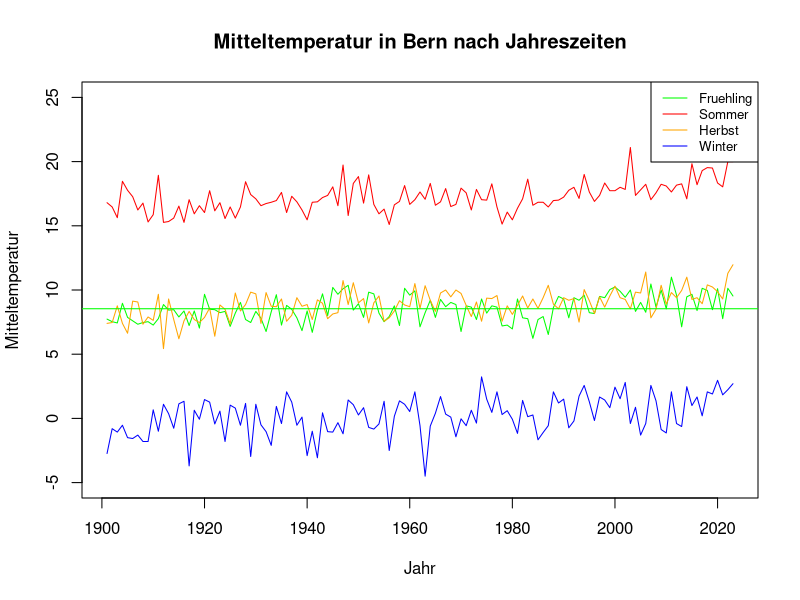

Here is the R script that generated this plot:
## ---- chunk 1
Jahreszeitentabelle <- read.table("Data/meteodaten_saison.csv",
                                  header = TRUE,
                                  sep = ",")

saison_fruehling <- Jahreszeitentabelle[Jahreszeitentabelle[, 2] == "Fruehling(MAM)", ]
saison_sommer <- Jahreszeitentabelle[Jahreszeitentabelle$Saison == "Sommer(JJA)", ]
saison_herbst <- Jahreszeitentabelle[Jahreszeitentabelle$Saison == "Herbst(SON)", ]
saison_winter <- Jahreszeitentabelle[Jahreszeitentabelle$Saison == "Winter(DJF)", ]

plot(saison_fruehling$Jahr,
     saison_fruehling$Bern_Mitteltemperatur,
     type = "line",
     col = "green",
     xlab = "Jahr",
     ylab = "Mitteltemperatur",
     main = "Mitteltemperatur in Bern nach Jahreszeiten",
     ylim = c(-5, 25)
)

lines(saison_sommer$Jahr,
      saison_sommer$Bern_Mitteltemperatur,
      col = "red"
)

lines(saison_herbst$Jahr,
      saison_herbst$Bern_Mitteltemperatur,
      col = "orange"
)

lines(saison_winter$Jahr,
      saison_winter$Bern_Mitteltemperatur,
      col = "blue"
)

legend("topright",
       legend = c("Fruehling", "Sommer", "Herbst", "Winter"),
       col = c("green", "red", "orange", "blue"),
       lty = 1,
       cex = 0.8
)

abline(mean(saison_fruehling$Bern_Mitteltemperatur),  #<1>
       0,                                             #<2>
       col = "green"
)
